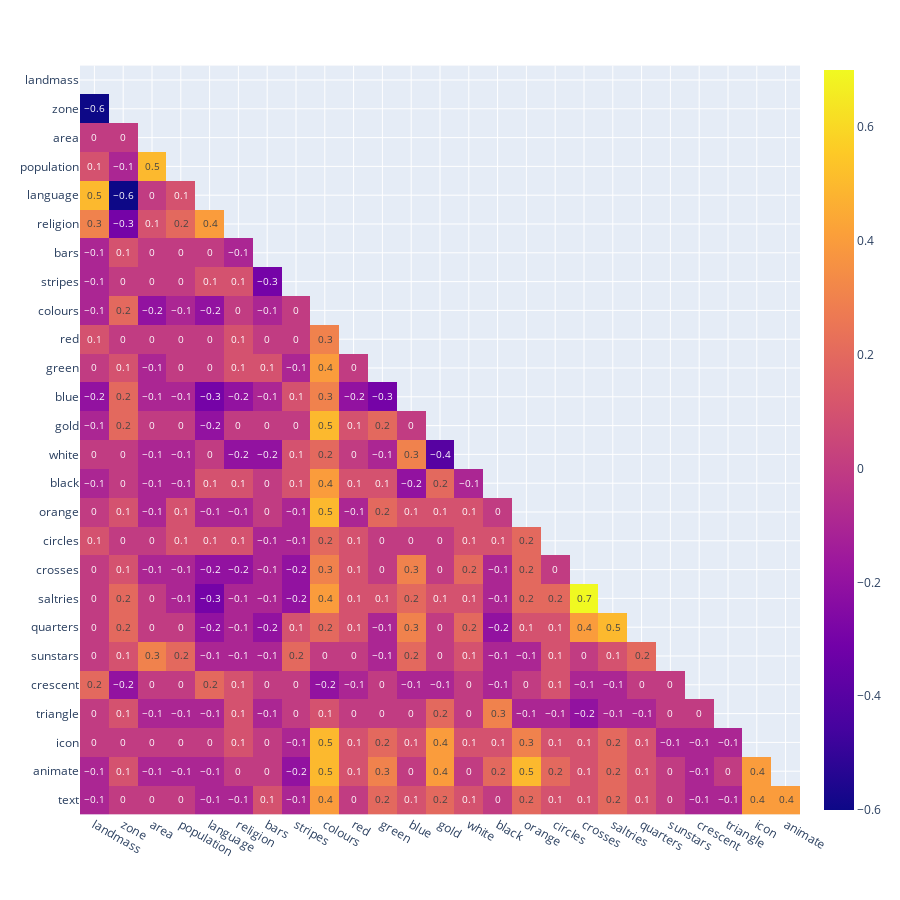

The notebook cell this image was saved under:
### Code cell
import plotly.express as px
import numpy as np

dataframe = X

numeric_dataframe = dataframe.select_dtypes(include=[np.number])
correlation_matrix = numeric_dataframe.corr().round(1)

upper_triangle_mask = np.triu(np.ones_like(correlation_matrix, dtype=bool))

masked_correlation_matrix = correlation_matrix.where(~upper_triangle_mask).dropna(axis=1, how='all')

heatmap_fig = px.imshow(masked_correlation_matrix, text_auto=True)
heatmap_fig.update_layout(height=900, width=900)
heatmap_fig.show()

### Figure 1 — Plotly figure (JSON) as saved in the notebook; plotly's stock layout.template omitted (floating-point values rounded to 4 significant figures; data arrays with more than 128 entries replaced by an {"elided": "..."} marker saying what was removed)
{"data": [{"coloraxis": "coloraxis", "hovertemplate": "x: %{x}<br>y: %{y}<br>color: %{z}<extra></extra>", "name": "0", "texttemplate": "%{z}", "type": "heatmap", "x": ["landmass", "zone", "area", "population", "language", "religion", "bars", "stripes", "colours", "red", "green", "blue", "gold", "white", "black", "orange", "circles", "crosses", "saltries", "quarters", "sunstars", "crescent", "triangle", "icon", "animate"], "xaxis": "x", "y": ["landmass", "zone", "area", "population", "language", "religion", "bars", "stripes", "colours", "red", "green", "blue", "gold", "white", "black", "orange", "circles", "crosses", "saltries", "quarters", "sunstars", "crescent", "triangle", "icon", "animate", "text"], "yaxis": "y", "z": {"elided": "26x25 float values"}}], "layout": {"coloraxis": {"colorscale": [[0, "#0d0887"], [0.1111, "#46039f"], [0.2222, "#7201a8"], [0.3333, "#9c179e"], [0.4444, "#bd3786"], [0.5556, "#d8576b"], [0.6667, "#ed7953"], [0.7778, "#fb9f3a"], [0.8889, "#fdca26"], [1, "#f0f921"]]}, "height": 900, "margin": {"t": 60}, "width": 900, "xaxis": {"anchor": "y", "constrain": "domain", "domain": [0, 1], "scaleanchor": "y"}, "yaxis": {"anchor": "x", "autorange": "reversed", "constrain": "domain", "domain": [0, 1]}}}
